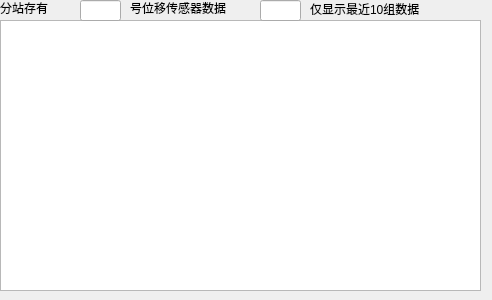
<?xml version="1.0" encoding="UTF-8"?>
<ui version="4.0">
 <class>sql</class>
 <widget class="QDialog" name="sql">
  <property name="geometry">
   <rect>
    <x>0</x>
    <y>0</y>
    <width>492</width>
    <height>300</height>
   </rect>
  </property>
  <property name="windowTitle">
   <string>Dialog</string>
  </property>
  <widget class="QTableView" name="tableView">
   <property name="geometry">
    <rect>
     <x>0</x>
     <y>20</y>
     <width>481</width>
     <height>271</height>
    </rect>
   </property>
  </widget>
  <widget class="QLineEdit" name="number">
   <property name="geometry">
    <rect>
     <x>260</x>
     <y>0</y>
     <width>41</width>
     <height>21</height>
    </rect>
   </property>
  </widget>
  <widget class="QLabel" name="label">
   <property name="geometry">
    <rect>
     <x>0</x>
     <y>0</y>
     <width>71</width>
     <height>16</height>
    </rect>
   </property>
   <property name="text">
    <string>分站存有</string>
   </property>
  </widget>
  <widget class="QLabel" name="label_2">
   <property name="geometry">
    <rect>
     <x>130</x>
     <y>0</y>
     <width>131</width>
     <height>16</height>
    </rect>
   </property>
   <property name="text">
    <string>号位移传感器数据</string>
   </property>
  </widget>
  <widget class="QLabel" name="label_3">
   <property name="geometry">
    <rect>
     <x>310</x>
     <y>0</y>
     <width>151</width>
     <height>17</height>
    </rect>
   </property>
   <property name="text">
    <string>仅显示最近10组数据</string>
   </property>
  </widget>
  <widget class="QLineEdit" name="id">
   <property name="geometry">
    <rect>
     <x>80</x>
     <y>0</y>
     <width>41</width>
     <height>21</height>
    </rect>
   </property>
  </widget>
 </widget>
 <tabstops>
  <tabstop>tableView</tabstop>
  <tabstop>number</tabstop>
 </tabstops>
 <resources/>
 <connections/>
</ui>
